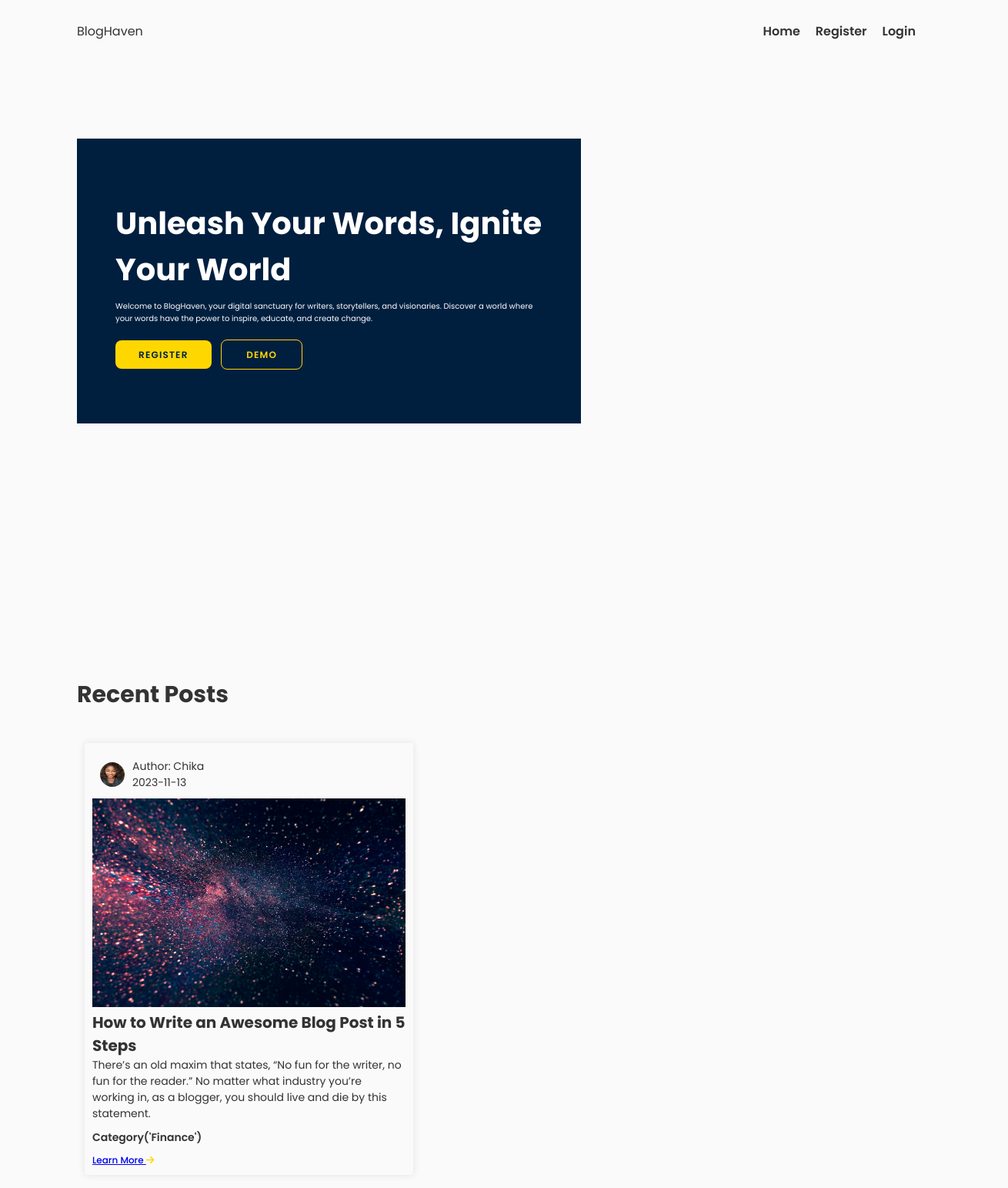
The page / on the database its author committed.
### bloghaven/models.py (models this page shows, shortened)
class Post(db.Model):
    __tablename__ = 'posts'
    id = db.Column(db.Integer, primary_key=True)
    title = db.Column(db.Text, nullable=False)
    date_posted = db.Column(db.DateTime, nullable=False, default=datetime.utcnow)
    content = db.Column(db.Text, nullable=False)
    description = db.Column(db.Text, nullable=False)
    post_image_file = db.Column(db.String(20), nullable=False, default='default_image.jpg')
    user_id = db.Column(db.Integer, db.ForeignKey('user.id'), nullable=False)
    comment = db.relationship('Comment', backref='post', lazy=True)
    category_id = db.Column(db.Integer, db.ForeignKey('category.id'), nullable=False)
    category = db.relationship('Category', backref='posts')

class User(db.Model, UserMixin):
    __tablename__ = 'user'
    id = db.Column(db.Integer, primary_key=True)
    username = db.Column(db.String(20), unique=True, nullable=False)
    email = db.Column(db.String(150), unique=True, nullable=False)
    image_file = db.Column(db.String(20), nullable=False, default='default.jpg')
    password = db.Column(db.String(60), nullable=False)
    posts = db.relationship('Post', backref='author', lazy=True)
    comment = db.relationship('Comment', backref='author', lazy=True)

class Category(db.Model):
    __tablename__ = 'category'
    id = db.Column(db.Integer, primary_key=True)
    category_name = db.Column(db.String(100))
    def __repr__(self):
        return f"Category('{self.category_name}')"

### bloghaven/routes.py (the view)
@app.route('/')
def index():
    posts = Post.query.all()
    return render_template('index.html', posts=posts)

### bloghaven/templates/index.html (shortened to what this page needs)
{%extends 'base.html'%}
{%block content%}
<section class="hero-section">
    <div class="left-container">
        <div class="hero-text">
            <h1>Unleash Your Words, Ignite Your World</h1>
            <p>Welcome to BlogHaven, your digital sanctuary for writers, storytellers, and visionaries. Discover a world where your words have the power to inspire, educate, and create change.</p>
            <div class="hero-btn">
                <a class="pry-hero-btn" href="{{ url_for('register') }}">REGISTER</a>
                <a class="sec-hero-btn" href="#">DEMO</a>
            </div>
        </div>
    </div>
    <div class="hero-image">
    </div>
</section>
<div class="container recent-post">
    <h2 >Recent Posts</h2>
    <div class="post-list">
        {% for post in posts|reverse %}
            <div class="post">
                <div class="author">
                    <img  class="author-image" src="{{ url_for('static', filename='images/' + post.author.image_file) }}" alt="Author image">
                    <div>
                        <p>Author: {{ post.author.username }}</p>
                        <p>{{ post.date_posted.strftime('%Y-%m-%d') }}</p>
                    </div>
                </div>
                <img  class="post-image" src="{{ url_for('static', filename='post_image/' + post.post_image_file) }}" alt="post image">
                <h3 class="post-title-home"><a href="{{ url_for('post', post_id=post.id) }}">{{ post.title }}</a></h3>
                <p>{{ post.description }}</p>
                <p class="category">{{ post.category }}</p>
                <a href="{{ url_for('post', post_id=post.id) }}"><span class="learn-more">Learn More <i class="fa-solid fa-arrow-right"></i></span></a>
            </div>
        {% endfor %}
    </div>
</div>
{%endblock%}

### bloghaven/static/CSS/style.css (style rules this page uses)
* { margin: 0; padding: 0; box-sizing: border-box; list-style: none; }
html { font-size: 62.5%; font-family: 'Poppins', sans-serif; }
body { background: #fafafa; color: #333333; width: 100%; }
.hero-section { display: flex; justify-content: space-between; align-items: center; width: 50%; }
.left-container { flex: 2; position: relative; margin-right: -100px; z-index: 1; height: 40rem; margin-top: 100px; }
.hero-text { position: absolute; left: 10rem; background-color: #001F3F; color: #fff; padding: 8rem 5rem ; }
.hero-text h1 { font-size: 4rem; margin-bottom: 1rem; line-height: normal; }
.hero-text p { margin-bottom: 2rem; }
.hero-btn { margin-top: 3rem; }
.pry-hero-btn { border-radius: .8rem; padding: 1rem 3rem; background-color: #FFD700; color: #001F3F; margin-right: 1rem; font-weight: 600; letter-spacing: 0.12rem; font-size: 1.2rem; }
.hero-btn a { text-decoration: none; }
.sec-hero-btn { border-radius: .8rem; padding: 1rem 3.2rem; margin-right: 1rem; font-weight: 600; letter-spacing: 0.12rem; font-size: 1.2rem; border: .05rem solid #FFD700; background: none; color: #FFD700; }
.hero-image { position: absolute; right: 2rem; max-width: 55%; overflow: hidden; height: 800px; }
.container { width: 100%; position: relative; }
.recent-post { margin: 100px; padding-top: 200px; }
.container h2 { font-size: 3rem; margin-bottom: 2rem; }
.post-list { display: flex; justify-content: flex-start; align-items: center; margin-top: 3rem; }
.post-list p { font-size: 1.4rem; }
.category { font-weight: 600; margin-bottom: 1rem; margin-top: 1rem; }
.post { width: calc(33.33% - 1rem); margin-bottom: 1rem; padding: 1rem; margin: 1rem; box-shadow: 0 0 10px rgba(0, 0, 0, 0.1); border-radius: 0.4rem; }
.author-image { width: 3.2rem; height: 3.2rem; border-radius: 50%; margin-right: 1rem; }
.post-image { width: 100%; height: auto; }
.post-title-home a { font-size: 2rem; text-decoration: none; color: #333333; }
.learn-more { font-weight: 500; font-size: 1.2rem; margin-bottom: 1rem; }
.learn-more i { color: #FFD700; }
.author { display: flex; justify-content: left; align-items: center; margin: 1rem; }

### rows shown on the page
Post: image_file (picture), author.username "Chika", date_posted "2023-11-13", post_image_file (picture), title "How to Write an Awesome Blog Post in 5 Steps", description "There’s an old maxim that states, “No fun for the writer, no fun for the reader.” No matter what industry you’re working in, as a blogger, you should live and die by this statement.", category "Category('Finance')"
